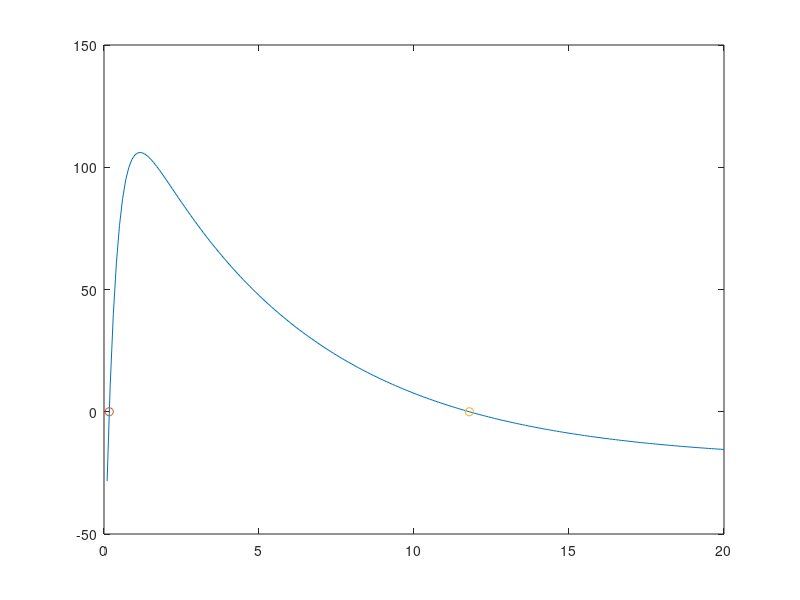

This figure's MATLAB source:
t=[.25,.5,.75,1,1.5,2,2.5,3,3.5,4,4.5,5,6,7,8,9,10,11,12,13,14,15,16];
ct=[30,68,75,82,84,77,70,68,58,51,50,41,38,35,28,25,18,15,12,10,7,7,4];
fun=@(x,xdata)x(1)*exp(x(2)*xdata)-x(3)*exp(x(4)*xdata);
x0=[100,-1,100,-1];
x=lsqcurvefit(fun,x0,t,ct);
ct_predict=@(t)x(1)*exp(x(2)*t)-x(3)*exp(x(4)*t);
plot(t,ct,'o',[0.1:0.1:20],ct_predict([0.1:0.1:20]),'-b');
%ct=110.5528*exp(-0.1795*t)+151.4539*exp(-2.8242*t)
%p2
fun2=@(t)3/2*(x(1)*exp(x(2)*t)-x(3)*exp(x(4)*t))-20;
x1=fzero(fun2,0.2);
x2=fzero(fun2,10);
plot([0.1:0.1:20],fun2([0.1:0.1:20]));
hold on;
plot(x1,fun2(x1),'o');
plot(x2,fun2(x2),'o');
%3
dy=@(t)(x(2)*x(1)*exp(x(2)*t)-x(4)*x(3)*exp(x(4)*t));
max_t=fzero(dy,1);